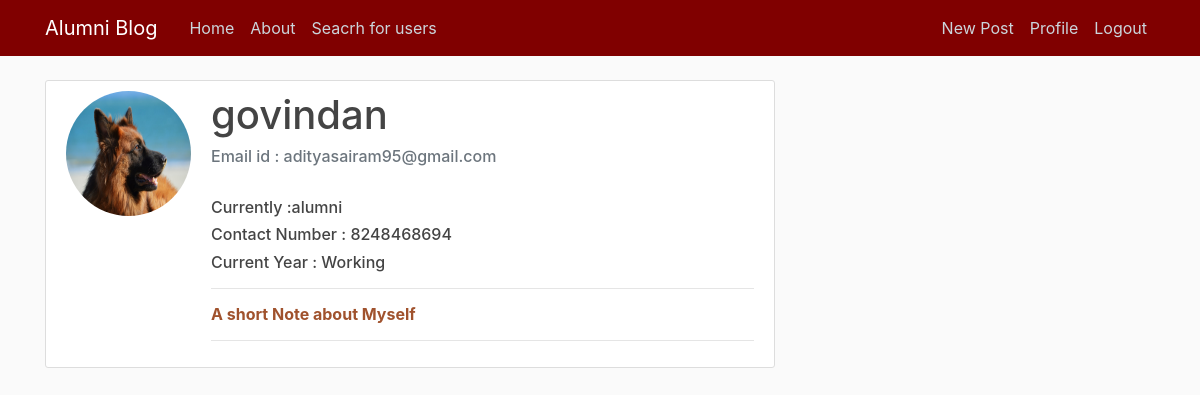
Page /profiledetails/2 (signed in) on the committed database.
### alumni/models.py (models this page shows, shortened)
class Profile(models.Model):
    user = models.OneToOneField(User, on_delete=models.CASCADE)
    username = models.CharField(max_length=500,null=True)
    image = models.ImageField(default='default.jpg', upload_to='profile_pics')
    email_id = models.EmailField(null=True)
    mobile_no = models.IntegerField(null=True)
    current_year = models.CharField(null=True,choices=YEAR_CHOICES,max_length=500)
    status = models.CharField(default='choice',max_length=300,choices=STATUS_CHOICES)
    short_note_about_yourself = models.TextField(null=True)
    company_or_organisation = models.CharField(max_length=500,null=True)

### alumni/views.py (the view)
# urls.py: path('profiledetails/<int:pk>',alumni_views.profileldetailsview.as_view(),name='profiledetails'),
class profileldetailsview(LoginRequiredMixin,DetailView):
    model = Profile

### alumni/templates/alumni/profile_detail.html (shortened to what this page needs)
{% extends 'alumni/base.html' %}
{% block content %}
<div class="content-section">
    <div class="media">
      <img class="rounded-circle account-img" src="{{ object.image.url }}">
      <div class="media-body">
        <h2 class="account-heading">{{ object.user }}</h2>
        <h6 class="text-secondary">Email id : {{ object.email_id }}</h6><br>
            <h6>Currently :{{ object.status }}</h6>
           <h6>Contact Number : {{ object.mobile_no }} </h6>
            <h6>Current Year : {{ object.current_year}}</h6>
            <hr />
            <h6 style="color:sienna;"><b>A short Note about Myself</b></h6>
              <hr />
      </div>
    </div>
{% endblock %}

### alumni/static/alumni/main.css (style rules this page uses)
body { background: #fafafa; color: #333333; margin-top: 5rem; }
h1, h2, h3, h4, h5, h6 { color: #444444; }
.content-section { background: #ffffff; padding: 10px 20px; border: 1px solid #dddddd; border-radius: 3px; margin-bottom: 20px; }
.account-img { height: 125px; width: 125px; margin-right: 20px; margin-bottom: 16px; }
.account-heading { font-size: 2.5rem; }

### rows in the picture
Profile: image (picture), user "govindan", email_id "adityasairam95@gmail.com", status "alumni", mobile_no "8248468694", current_year "Working"
